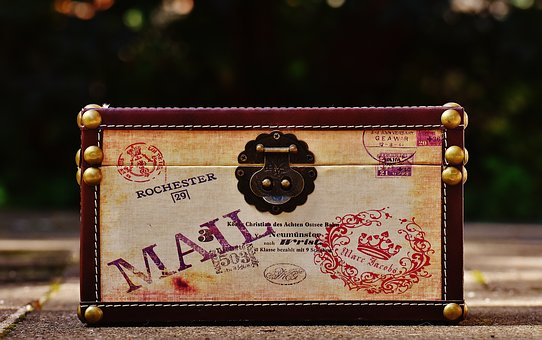
//> input picture OpenCV_4/image/briefcase.jpg, 542 x 340 px
$ ./2-_2_   (built with g++ and OpenCV 4)
//> lines starting //> are read from the running program, lines starting //| are printed output that depends on the picture
### OpenCV_4/Geometry.h
// Geometry.h: interface for the CGeometry class.
//
//////////////////////////////////////////////////////////////////////

//#include<opencv\cv.h>
//#include<opencv\cxcore.h>
//#include<opencv\cvaux.h>
//#include<opencv\highgui.h>
#include <opencv2/opencv.hpp>


#if !defined(AFX_GEOMETRY_H__1E8A5F13_A043_489A_A703_835E78F64E03__INCLUDED_)
#define AFX_GEOMETRY_H__1E8A5F13_A043_489A_A703_835E78F64E03__INCLUDED_

#if _MSC_VER > 1000
#pragma once
#endif // _MSC_VER > 1000

class CGeometry
{
public:
	CGeometry();
	virtual ~CGeometry();

	/*
		// 단순 확대/축소
		IplImage *GS_enlarge(IplImage *src_image, int resize_height, int resize_width);

		// 최근접 이웃 보간법
		IplImage *GS_neighbor_interp(IplImage *src_image, int resize_height, int reisize_width);

		// 양선형 보간법
		IplImage *GS_bilinear_interp(IplImage *src_image, int resize_height, int reisize_width);

		// 감축 : 중간값/평균값
		IplImage *GS_reduction(IplImage *src_image, double h_scale, double w_scale, int method);

		// 회전
		IplImage *GS_rotate(IplImage *src_image, int angle);
	*/

	// 어파인 변환
	cv::Mat GS_affine(cv::Mat src_image, cv::Mat map_matrix);

	// 어파인 변환 - 회전
	cv::Mat GS_affineRotate(cv::Mat src_image, double angle, double scale);

	// 원근 변환
	cv::Mat GS_perspective(cv::Mat src_image, cv::Point2f src_point, cv::Point2f dst_point);

	// 반사 또는 대칭
	cv::Mat GS_reflect(cv::Mat src_image, int flip_mode);

	// 관심 영역 추출
	cv::Mat GS_getROI(cv::Mat src_image, int startH, int startW, int height, int width);

	// 관심 영역 추출된 것을 원래대로 복원
	// cv::Mat 자료형은 해당 기능 없음.
//    void GS_resetROI(IplImage *roi_image);
};

#endif // !defined(AFX_GEOMETRY_H__1E8A5F13_A043_489A_A703_835E78F64E03__INCLUDED_)

### OpenCV_4/Pixel.h
// Pixel.h: interface for the CPixel class.
//
//////////////////////////////////////////////////////////////////////

#include <opencv2/opencv.hpp>

typedef unsigned char BYTE;

class CPixel
{
public:
	CPixel();
	virtual ~CPixel();

	// 레벨별 명암 보기
	cv::Mat GS_makeGrayBand();

	// 명암 대비 보기
	cv::Mat GS_makeContrast();

	// 밝기 조절 - 덧셈/뺄셈
	cv::Mat GS_add_constant(cv::Mat src_image, int constant);

	// 두 영상간 덧셈
	cv::Mat GS_add_image(cv::Mat src_image1, cv::Mat src_image2);

	// 두 영상간 뺄셈
	cv::Mat GS_subtract_image(cv::Mat src_image1, cv::Mat src_image2);

	// 명암 대비 조절 - 곱셈
	cv::Mat GS_multiple_constant(cv::Mat src_image, double scale);

	// 명암 대비 조절 - 나눗셈
	cv::Mat GS_divide_constant(cv::Mat src_image, double scale);

	// 밝기 조절 + 명암 대비 조절
	cv::Mat GS_basic_contrast_brightness(cv::Mat src_image, double contrast, int brightness);

	// 선형 결합
	cv::Mat GS_blending_effect(cv::Mat src_image1, cv::Mat src_image2, double alpha);

	// 명암도 영상의 히스토그램 생성.
	cv::Mat GS_imhist(cv::Mat img, int max_length = 256);

	// 히스토그램 평활화
	cv::Mat GS_histeq(cv::Mat src_image);

	// 히스토그램 데이터를 로그 창에 출력
	void GS_view_hist_data(cv::Mat src_image);

	// 룩업 테이블을 이용한 밝기 조절 + 명암 대비 조절
	cv::Mat GS_LUT_basic_contrast_brightness(cv::Mat src_image, double contrast, int brightness);

	// 주어진 조건에 의한 이진 영상 변환
	cv::Mat GS_threshold(cv::Mat src_image, double thresh, int threshold_type);
	cv::Mat GS_threshold(cv::Mat src_image, double thresh, double max_value, int threshold_type);

	// 적응적 경계값 설정에 의한 이진 영상 변환
	cv::Mat GS_adaptive_threshold(cv::Mat src_image, double max_value,
		int adaptive_method, int threshold_type,
		int block_size = 3, double C = 5);

	// 이진 영상에서의 논리 연산 - 논리 연산(logical operator) 사용
	cv::Mat GS_binary_logic(cv::Mat src_image1, cv::Mat src_image2, int logic_method);

	// 이진 영상을 명암도 영상으로 변환
	cv::Mat GS_binary2gray(cv::Mat src_image);

	// 명암도 영상에서의 논리 연산 - 비트 연산자(bitwise operator) 사용
	cv::Mat GS_gray_logic(cv::Mat src_image1, cv::Mat src_image2, int logic_method);
};

### OpenCV_4/Pixel.cpp
/*
 * Pixel.cpp : Pixel Processing Class
 * Modified by Lee, Moon-Ho (conv2@korea.com), 2006/12/20
 * Additionally modified by Jung, Jin-Woo
 * Last Modified : 2015/03/27
 */

#include "Pixel.h"
#define cvQueryHistValue_1D( hist, idx0 ) cvGetReal1D((hist)->bins, (idx0))


 //////////////////////////////////////////////////////////////////////
 // Construction/Destruction
 //////////////////////////////////////////////////////////////////////

CPixel::CPixel()
{

}

CPixel::~CPixel()
{

}

// Logical operation with two gray-scale images - bitwise operator
// Input: two 8bit gray-scale images + bitwise operator (AND 0, NAND 1, OR 2, NOR 3, XOR 4, Difference 5)
// [125 lines left out: functions GS_gray_logic, GS_binary_logic, GS_binary2gray, not called in this run]


// Binarization by adaptive thresholding
/* Input:
src – Source 8-bit single-channel image.
dst – Destination image of the same size and the same type as src .
maxValue – Non-zero value assigned to the pixels for which the condition is satisfied.
adaptive_method – Adaptive thresholding algorithm to use, ADAPTIVE_THRESH_MEAN_C or ADAPTIVE_THRESH_GAUSSIAN_C.
thresholdType – Thresholding type that must be either THRESH_BINARY or THRESH_BINARY_INV. Check ThresholdTypes
blockSize – Size of a pixel (default 5)
C - Constant subtracted from the mean or weighted mean (default 5)
*/
// [10 lines left out: function GS_adaptive_threshold, not called in this run]

// Binarization by thresholding
/* Input:
src – Source 8-bit single-channel image.
dst – Destination image of the same size and the same type as src .
maxValue – Non-zero value assigned to the pixels for which the condition is satisfied.
thresh - Thr eshold value to be checked
thresholdType – Thresholding type that must be either THRESH_BINARY or THRESH_BINARY_INV. Check ThresholdTypes
*/
// [234 lines left out: functions GS_threshold, GS_threshold, GS_LUT_basic_contrast_brightness, GS_histeq, GS_view_hist_data, GS_imhist and 5 more, not called in this run]

// subtraction with two images
// Input: any two images
cv::Mat CPixel::GS_subtract_image(cv::Mat src_image1, cv::Mat src_image2)
{
	cv::Mat dst_image;

	cv::subtract(src_image1, src_image2, dst_image);

	return dst_image;
}

// Brightness adjustment (constant addition)
// Input: any image
// [51 lines left out: functions GS_add_constant, GS_makeGrayBand, GS_makeContrast, not called in this run]

### OpenCV_4/2-(2).cpp
#include <opencv2/opencv.hpp>
#include "Pixel.h"
#include "Geometry.h"

using namespace cv;

int main()
{
	Mat briefcase = imread("image/briefcase.jpg", 1); // briefcase.jpg 이미지 로드
//> briefcase is the input picture: 340 rows x 542 cols, CV_8UC3; mean B, G, R 51, 65.5, 85.1
	Mat briefcase_30_11 = imread("result/briefcase_30_11.png", 1); // briefcase_30_11.png 이미지 로드
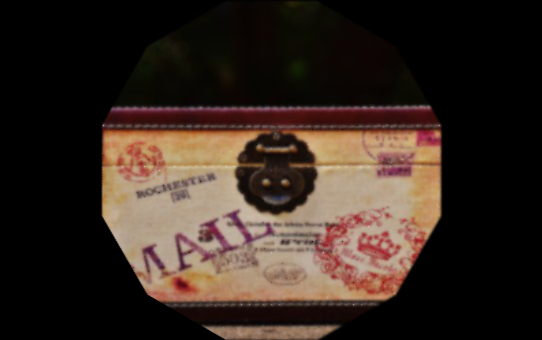
//> input picture OpenCV_4/result/briefcase_30_11.png, 542 x 340 px
//> briefcase_30_11 is the input picture: 340 rows x 542 cols, CV_8UC3; mean B, G, R 33.2, 41.1, 54.1

	Mat result; // Output 이미지들을 저장하기 위한 Mat 변수

	CPixel cpixel; // 제공되는 여러 함수를 사용하기 위한 CPixel 객체 생성

	result = cpixel.GS_subtract_image(briefcase, briefcase_30_11); // 두 이미지를 서로 빼준다.
//> in GS_subtract_image, `cv::subtract(src_image1, src_image2, dst_image);`:
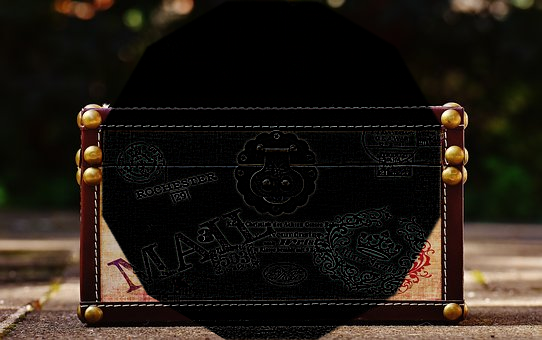
//> dst_image: 340 rows x 542 cols, CV_8UC3; mean B, G, R 20.9, 27.6, 34.1

	imshow("result", result); // 이미지 출력
	imwrite("result/briefcase_30_11_subtracted.png", result); // 이미지 저장

	waitKey(); // Output 이미지를 관찰하기 위해 별도의 입력이 있을 때까지 기다린다.

	return 0;
}
